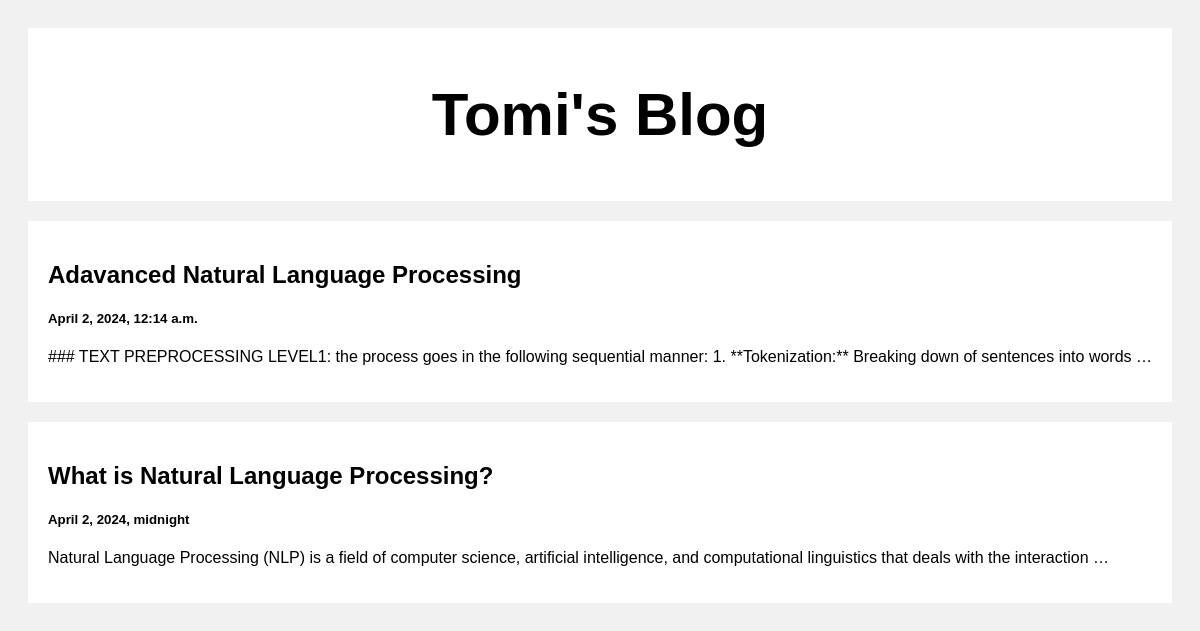
The page / on the database its author committed.
### posts/models.py (models this page shows)
class Post(models.Model):
    title = models.CharField(max_length=100)
    body = models.CharField(max_length = 100000000)
    created_at = models.DateTimeField(default = datetime.now, blank=True)

### posts/views.py (the view)
# urls.py: path('', views.index, name='index'),
def index(request):
    posts = Post.objects.all()
    return render(request, 'index.html', {'posts': posts})

### templates/index.html (shortened to what this page needs)
<!DOCTYPE html>
<html>
<head>
</head>
<body>
<div class="header">
  <h2>Tomi's Blog</h2>
</div>
<div class="row">
  <div class="leftcolumn">
    {% for post in posts reversed %}
    <div class="card">
      <a style="text-decoration: none; color: black;" href="/post/{{post.id}}">
        <h2>{{post.title}}</h2>
        <h5>{{post.created_at}}</h5>
        <p>{{post.body|truncatewords:20}}</p>
      </a>
    </div>
    {% endfor %}
  </div>
</div>
</body>
</html>

### templates/index.html (style rules this page uses)
* { box-sizing: border-box; }
body { font-family: Arial; padding: 20px; background: #f1f1f1; }
.header { padding: 2px; font-size: 40px; text-align: center; background: white; }
.leftcolumn { float: left; width: 100%; }
.card { background-color: white; padding: 20px; margin-top: 20px; }
.row:after { content: ""; display: table; clear: both; }

### rows shown on the page
Post: title "Adavanced Natural Language Processing", created_at "April 2, 2024, 12:14 a.m.", body "### TEXT PREPROCESSING LEVEL1: the process goes in the following sequential manner: 1. **Tokenization:** Breaking down of sentences into words …"
Post: title "What is Natural Language Processing?", created_at "April 2, 2024, midnight", body "Natural Language Processing (NLP) is a field of computer science, artificial intelligence, and computational linguistics that deals with the interaction …"
